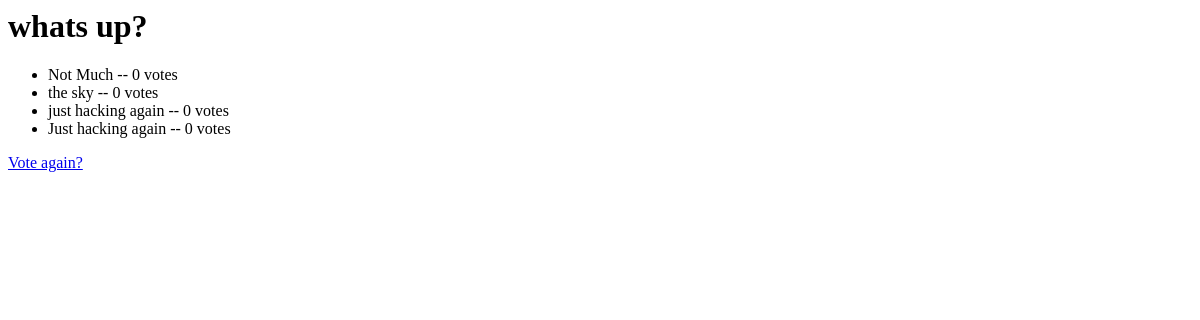
Before: /polls/1/results/ with the older database file.
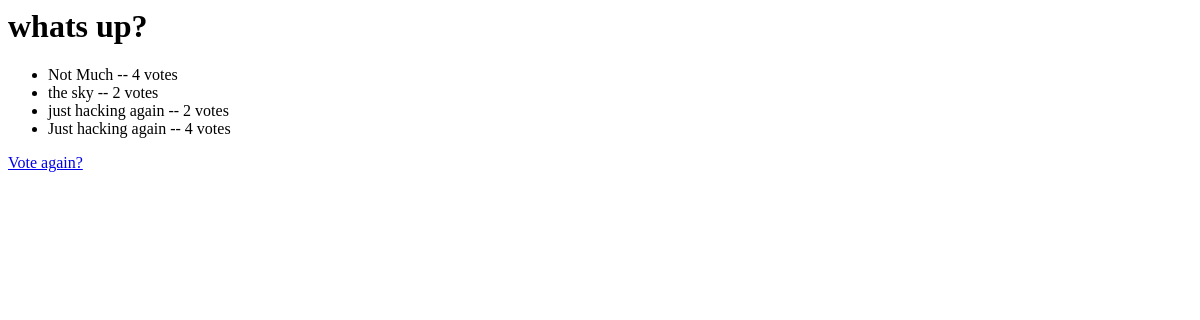
After: the same page with the newer database file.
### polls/models.py (models this page shows, shortened)
class Question(models.Model): #	To make our class a Django model (database table)
    question_text = models.CharField(max_length=200)  #To define a string/text column in the database
    pub_date = models.DateTimeField("date published")

class Choice(models.Model):
    question = models.ForeignKey(Question, on_delete=models.CASCADE) #cascade mean if question deleted then corresponding choices will be deleted
    choice_text = models.CharField(max_length=200)
    votes = models.IntegerField(default=0)

### polls/views.py (the view)
# urls.py: path("<int:pk>/results/",views.ResultsView.as_view(), name="results"),
class ResultsView(generic.DetailView):
    model = Question
    template_name = "polls/results.html"

### polls/templates/polls/results.html
<h1>{{ question.question_text }}</h1>
<ul>
{% for choice in question.choice_set.all %}
    <li>{{ choice.choice_text }} -- {{ choice.votes }} vote{{ choice.votes|pluralize }}</li>
{% endfor %}
</ul>
<a href="{% url 'polls:detail' question.id %}">Vote again?</a>

Changed rows visible on the page:
changed Choice "Not Much": votes "0" → "4"
changed Choice "the sky": votes "0" → "2"
changed Choice "just hacking again": votes "0" → "2"
changed Choice "Just hacking again": votes "0" → "4"
